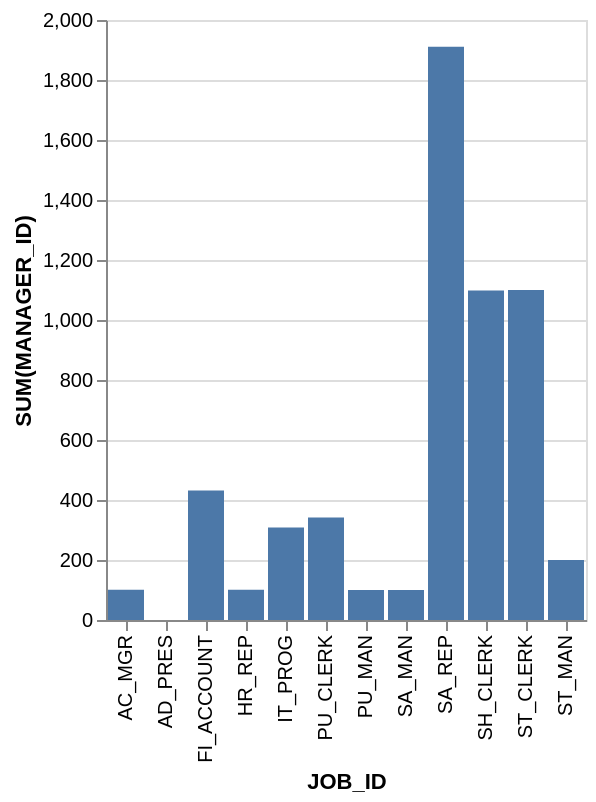

Write the Vega-Lite specification saved for this chart.
### Vega-Lite specification from a JSON file in a GitHub repository (floating-point values rounded to 4 significant figures)
{"data": {"values": [{"x_data": "AC_MGR", "y_data": 101}, {"x_data": "AD_PRES", "y_data": 0}, {"x_data": "FI_ACCOUNT", "y_data": 432}, {"x_data": "HR_REP", "y_data": 101}, {"x_data": "IT_PROG", "y_data": 308}, {"x_data": "PU_CLERK", "y_data": 342}, {"x_data": "PU_MAN", "y_data": 100}, {"x_data": "SA_MAN", "y_data": 100}, {"x_data": "SA_REP", "y_data": 1911}, {"x_data": "SH_CLERK", "y_data": 1098}, {"x_data": "ST_CLERK", "y_data": 1100}, {"x_data": "ST_MAN", "y_data": 200}]}, "mark": "bar", "encoding": {"x": {"field": "x_data", "type": "nominal", "title": "JOB_ID", "sort": "ascending"}, "y": {"field": "y_data", "type": "quantitative", "title": "SUM(MANAGER_ID)"}}}
